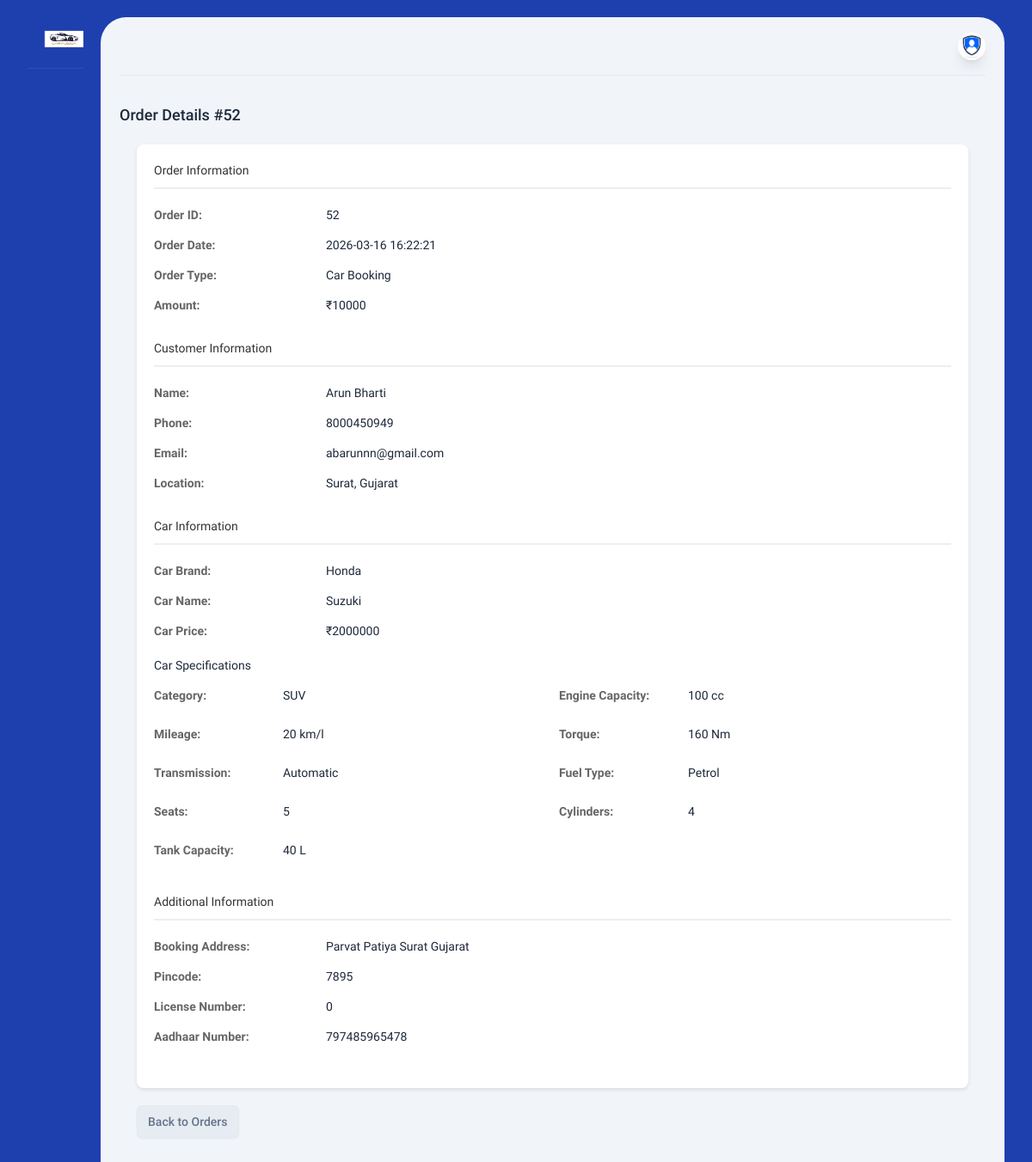
The page /Admin/view_order.php?order_id=52 (signed in) on the database its author committed.
### tables this page shows
CREATE TABLE `orders` (
  `order_id` int(11) NOT NULL,
  `customer_id` int(11) NOT NULL,
  `car_id` int(11) DEFAULT NULL,
  `amount` int(11) NOT NULL,
  `aadhaar_num` bigint(15) NOT NULL,
  `license_num` bigint(15) NOT NULL,
  `order_time` timestamp NOT NULL DEFAULT current_timestamp(),
  `booking_address` varchar(200) NOT NULL,
  `pincode` int(11) NOT NULL,
  `details` varchar(255) NOT NULL,
  `order_status` enum('pending','accepted','rejected') NOT NULL DEFAULT 'pending'
);

CREATE TABLE `users` (
  `user_id` int(11) NOT NULL,
  `user_name` varchar(50) NOT NULL,
  `user_phone` bigint(10) NOT NULL,
  `user_address` varchar(150) NOT NULL,
  `user_email` varchar(50) NOT NULL,
  `user_city` varchar(20) NOT NULL,
  `user_state` varchar(30) NOT NULL,
  `user_password` varchar(50) NOT NULL,
  `membership_plan_id` int(11) NOT NULL DEFAULT 1,
  `user_last_accessed` timestamp NOT NULL DEFAULT current_timestamp() ON UPDATE current_timestamp(),
  `user_added_time` timestamp NOT NULL DEFAULT current_timestamp(),
  `user_last_updated` timestamp NULL DEFAULT NULL,
  `user_status` tinyint(1) NOT NULL DEFAULT 1
);

CREATE TABLE `cars` (
  `car_id` int(11) NOT NULL,
  `car_brand` varchar(20) NOT NULL,
  `car_name` varchar(30) NOT NULL,
  `car_price` int(11) NOT NULL,
  `engine_cc` int(11) NOT NULL,
  `mileage` int(11) NOT NULL,
  `torque` int(11) NOT NULL,
  `tank_capacity` int(11) NOT NULL,
  `transmission` varchar(10) NOT NULL,
  `fuel_type` varchar(10) NOT NULL,
  `seats` int(11) NOT NULL,
  `category` varchar(10) NOT NULL,
  `cylinders` int(11) NOT NULL,
  `image_front` longblob NOT NULL,
  `image_back` longblob NOT NULL,
  `image_inside` longblob NOT NULL,
  `car_added_time` timestamp NOT NULL DEFAULT current_timestamp()
);

### Admin/view_order.php (the view, shortened to what this page needs)
<?php
include('header.php');
include('sidemenu.php');
include('connection.php');
if (isset($_GET['order_id'])) {
    $order_id = $_GET['order_id'];
    $sql = "SELECT orders.*, users.user_name, users.user_phone, users.user_email, users.user_city, users.user_state,
            cars.car_name, cars.car_brand, cars.car_price, cars.engine_cc, cars.mileage, cars.transmission,
            cars.fuel_type, cars.seats, cars.category, cars.cylinders, cars.torque, cars.tank_capacity
            FROM orders
            JOIN users ON orders.customer_id = users.user_id
            LEFT JOIN cars ON orders.car_id = cars.car_id
            WHERE orders.order_id = $order_id";
    $result = $conn->query($sql);
    if ($result->num_rows > 0) {
        $order = $result->fetch_assoc();
    } else {
        echo "<script>alert('Order not found'); window.location.href='orders.php';</script>";
        exit;
    }
} else {
    header("Location: orders.php");
    exit;
}
?>
<div class="content">
    <?php include('top_bar.php'); ?>
    <div class="intro-y flex items-center mt-8">
        <h2 class="text-lg font-medium mr-auto">
            Order Details #<?php echo $order_id; ?>
        </h2>
    </div>
    <div class="order-details-container">
        <div class="order-details-section">
            <h3>Order Information</h3>
            <div class="detail-row">
                <div class="detail-label">Order ID:</div>
                <div class="detail-value"><?php echo $order['order_id']; ?></div>
            </div>
            <div class="detail-row">
                <div class="detail-label">Order Date:</div>
                <div class="detail-value"><?php echo $order['order_time']; ?></div>
            </div>
            <div class="detail-row">
                <div class="detail-label">Order Type:</div>
                <div class="detail-value"><?php echo $order['details']; ?></div>
            </div>
            <div class="detail-row">
                <div class="detail-label">Amount:</div>
                <div class="detail-value">₹<?php echo $order['amount']; ?></div>
            </div>
        </div>
        <div class="order-details-section">
            <h3>Customer Information</h3>
            <div class="detail-row">
                <div class="detail-label">Name:</div>
                <div class="detail-value"><?php echo $order['user_name']; ?></div>
            </div>
            <div class="detail-row">
                <div class="detail-label">Phone:</div>
                <div class="detail-value"><?php echo $order['user_phone']; ?></div>
            </div>
            <div class="detail-row">
                <div class="detail-label">Email:</div>
                <div class="detail-value"><?php echo $order['user_email']; ?></div>
            </div>
            <div class="detail-row">
                <div class="detail-label">Location:</div>
                <div class="detail-value"><?php echo $order['user_city'] . ', ' . $order['user_state']; ?></div>
            </div>
        </div>
        <?php if($order['car_id']): ?>
        <div class="order-details-section">
            <h3>Car Information</h3>
            <div class="detail-row">
                <div class="detail-label">Car Brand:</div>
                <div class="detail-value"><?php echo $order['car_brand']; ?></div>
            </div>
            <div class="detail-row">
                <div class="detail-label">Car Name:</div>
                <div class="detail-value"><?php echo $order['car_name']; ?></div>
            </div>
            <div class="detail-row">
                <div class="detail-label">Car Price:</div>
                <div class="detail-value">₹<?php echo $order['car_price']; ?></div>
            </div>
            <h4 style="margin-top: 20px; margin-bottom: 15px;">Car Specifications</h4>
            <div class="car-specs-grid">
                <div class="car-spec-item">
                    <div class="car-spec-label">Category:</div>
                    <div class="car-spec-value"><?php echo $order['category']; ?></div>
                </div>
                <div class="car-spec-item">
                    <div class="car-spec-label">Engine Capacity:</div>
                    <div class="car-spec-value"><?php echo $order['engine_cc']; ?> cc</div>
                </div>
                <div class="car-spec-item">
                    <div class="car-spec-label">Mileage:</div>
                    <div class="car-spec-value"><?php echo $order['mileage']; ?> km/l</div>
                </div>
                <div class="car-spec-item">
                    <div class="car-spec-label">Torque:</div>
                    <div class="car-spec-value"><?php echo $order['torque']; ?> Nm</div>
                </div>
                <div class="car-spec-item">
                    <div class="car-spec-label">Transmission:</div>
                    <div class="car-spec-value"><?php echo $order['transmission']; ?></div>
                </div>
                <div class="car-spec-item">
                    <div class="car-spec-label">Fuel Type:</div>
                    <div class="car-spec-value"><?php echo $order['fuel_type']; ?></div>
                </div>
                <div class="car-spec-item">
                    <div class="car-spec-label">Seats:</div>
                    <div class="car-spec-value"><?php echo $order['seats']; ?></div>
                </div>
                <div class="car-spec-item">
                    <div class="car-spec-label">Cylinders:</div>
                    <div class="car-spec-value"><?php echo $order['cylinders']; ?></div>
                </div>
                <div class="car-spec-item">
                    <div class="car-spec-label">Tank Capacity:</div>
                    <div class="car-spec-value"><?php echo $order['tank_capacity']; ?> L</div>
                </div>
            </div>
        </div>
        <?php endif; ?>
        <div class="order-details-section">
            <h3>Additional Information</h3>
            <div class="detail-row">
                <div class="detail-label">Booking Address:</div>
                <div class="detail-value"><?php echo $order['booking_address']; ?></div>
            </div>
            <div class="detail-row">
                <div class="detail-label">Pincode:</div>
                <div class="detail-value"><?php echo $order['pincode']; ?></div>
            </div>
            <div class="detail-row">
                <div class="detail-label">License Number:</div>
                <div class="detail-value"><?php echo $order['license_num']; ?></div>
            </div>
            <div class="detail-row">
                <div class="detail-label">Aadhaar Number:</div>
                <div class="detail-value"><?php echo $order['aadhaar_num']; ?></div>
            </div>
        </div>
    </div>
    <div class="back-button">
        <a href="orders.php" class="btn btn-secondary">Back to Orders</a>
    </div>
</div>
</body>
</html>

### Admin/view_order.php (style rules this page uses)
.order-details-container { padding: 20px; background-color: #fff; border-radius: 8px; box-shadow: 0 2px 4px rgba(0,0,0,0.1); margin: 20px; }
.order-details-section { margin-bottom: 30px; }
.order-details-section h3 { color: #333; border-bottom: 2px solid #eee; padding-bottom: 10px; margin-bottom: 20px; }
.detail-row { display: flex; margin-bottom: 15px; }
.detail-label { width: 200px; font-weight: bold; color: #666; }
.detail-value { flex: 1; }
.back-button { margin: 20px; }
.car-specs-grid { display: grid; grid-template-columns: repeat(2, 1fr); gap: 15px; }
.car-spec-item { display: flex; margin-bottom: 10px; }
.car-spec-label { width: 150px; font-weight: bold; color: #666; }
.car-spec-value { flex: 1; }

### rows shown on the page
orders: order_id "52", order_time "2026-03-16 16:22:21", details "Car Booking", amount "10000", customer.user_name "Arun Bharti", customer.user_phone "8000450949", customer.user_email "abarunnn@gmail.com", customer.user_city "Surat", customer.user_state "Gujarat", car.car_brand "Honda", car.car_name "Suzuki", car.car_price "2000000", car.category "SUV", car.engine_cc "100", car.mileage "20", car.torque "160", car.transmission "Automatic", car.fuel_type "Petrol", car.seats "5", car.cylinders "4", car.tank_capacity "40", booking_address "Parvat Patiya Surat Gujarat", pincode "7895", license_num "0", aadhaar_num "797485965478"

### other values the page prints
$order_id "52"
